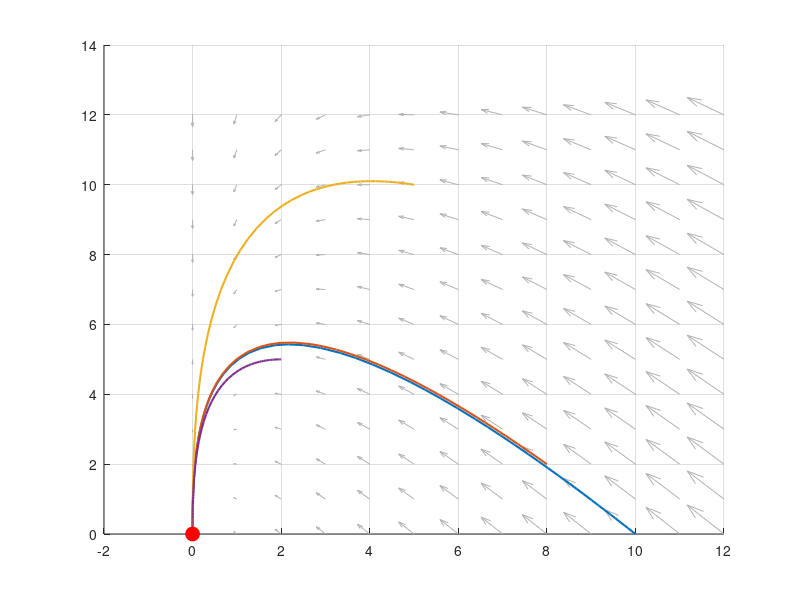

Reproduce this figure in MATLAB. (Note: this script raises an error after producing the figure.)
% Paramètres
k1 = 0.5; 
k2 = 0.2;

% Définition du système pour le champ de vecteurs
[A_grid, B_grid] = meshgrid(0:1:12, 0:1:12);
dA = -k1 * A_grid;
dB = k1 * A_grid - k2 * B_grid;

figure;
hold on; grid on;

% 1. Champ de vecteurs (Comportement global)
quiver(A_grid, B_grid, dA, dB, 'Color', [0.7 0.7 0.7]);

% 2. Les Orbites (Trajectoires depuis différentes conditions initiales)
cond_init = [10 0; 8 2; 5 10; 2 5]; % Différents points de départ
colors = lines(size(cond_init, 1));

for i = 1:size(cond_init, 1)
    [t, sol] = ode45(@(t, X) [-k1*X(1); k1*X(1)-k2*X(2)], [0 30], cond_init(i,:));
    plot(sol(:,1), sol(:,2), 'Color', colors(i,:), 'LineWidth', 1.5, ...
         'DisplayName', sprintf('Orbite: X0=[%.0f,%.0f]', cond_init(i,1), cond_init(i,2)));
end

% 3. L'Attracteur (Point fixe stable)
% Le seul point où dA/dt = 0 et dB/dt = 0 est (0,0)
plot(0, 0, 'ro', 'MarkerSize', 10, 'MarkerFaceColor', 'r', 'DisplayName', 'Attracteur (Stable)');

% 4. Séparatrices et Nullclines (Aide à la compréhension du flux)
% Nullcline dA/dt = 0 -> A = 0 (Axe vertical)
% Nullcline dB/dt = 0 -> B = (k1/k2)*A
fplot(@(a) (k1/k2)*a, [0 12], 'k--', 'LineWidth', 1, 'DisplayName', 'Nullcline dB/dt=0');

% Configuration des axes et titres
xlabel('Concentration A');
ylabel('Concentration B');
title('Portrait de Phase : Système Linéaire A \rightarrow B \rightarrow C');
legend('Location', 'northeast');
axis([0 12 0 12]);

% Annotations textuelles sur le graphique
text(0.5, 0.5, '\leftarrow Point Fixe (0,0)', 'FontSize', 10, 'Color', 'r');
text(6, 11, 'Convergence vers l''origine', 'FontSize', 9, 'FontWeight', 'bold');
saveas(gcf, 'portraitphase.png');
